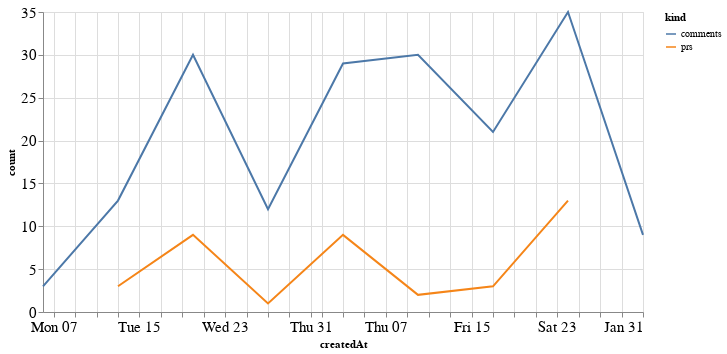

Source (notebook cell):
### Code cell
alt.Chart(total_time, width=600).mark_line().encode(
    x='createdAt',
    y='count',
    color='kind'
)

### Figure 1 — Vega-Lite specification as saved in the notebook (floating-point values rounded to 4 significant figures)
{"config": {"axisLeft": {"labelFontSize": 15}, "axisBottom": {"labelFontSize": 15}}, "data": {"name": "data-ddd55c6f57f490d241c44ae1e5f2cd46"}, "mark": "line", "encoding": {"color": {"type": "nominal", "field": "kind"}, "x": {"type": "temporal", "field": "createdAt"}, "y": {"type": "quantitative", "field": "count"}}, "width": 600, "$schema": "https://vega.github.io/schema/vega-lite/v4.8.1.json", "datasets": {"data-ddd55c6f57f490d241c44ae1e5f2cd46": [{"createdAt": "2020-12-13T00:00:00", "kind": "prs", "count": 3.0}, {"createdAt": "2020-12-20T00:00:00", "kind": "prs", "count": 9.0}, {"createdAt": "2020-12-27T00:00:00", "kind": "prs", "count": 1.0}, {"createdAt": "2021-01-03T00:00:00", "kind": "prs", "count": 9.0}, {"createdAt": "2021-01-10T00:00:00", "kind": "prs", "count": 2.0}, {"createdAt": "2021-01-17T00:00:00", "kind": "prs", "count": 3.0}, {"createdAt": "2021-01-24T00:00:00", "kind": "prs", "count": 13.0}, {"createdAt": "2020-12-06T00:00:00", "kind": "prs", "count": null}, {"createdAt": "2021-01-31T00:00:00", "kind": "prs", "count": null}, {"createdAt": "2020-12-13T00:00:00", "kind": "comments", "count": 13.0}, {"createdAt": "2020-12-20T00:00:00", "kind": "comments", "count": 30.0}, {"createdAt": "2020-12-27T00:00:00", "kind": "comments", "count": 12.0}, {"createdAt": "2021-01-03T00:00:00", "kind": "comments", "count": 29.0}, {"createdAt": "2021-01-10T00:00:00", "kind": "comments", "count": 30.0}, {"createdAt": "2021-01-17T00:00:00", "kind": "comments", "count": 21.0}, {"createdAt": "2021-01-24T00:00:00", "kind": "comments", "count": 35.0}, {"createdAt": "2020-12-06T00:00:00", "kind": "comments", "count": 3.0}, {"createdAt": "2021-01-31T00:00:00", "kind": "comments", "count": 9.0}]}}
